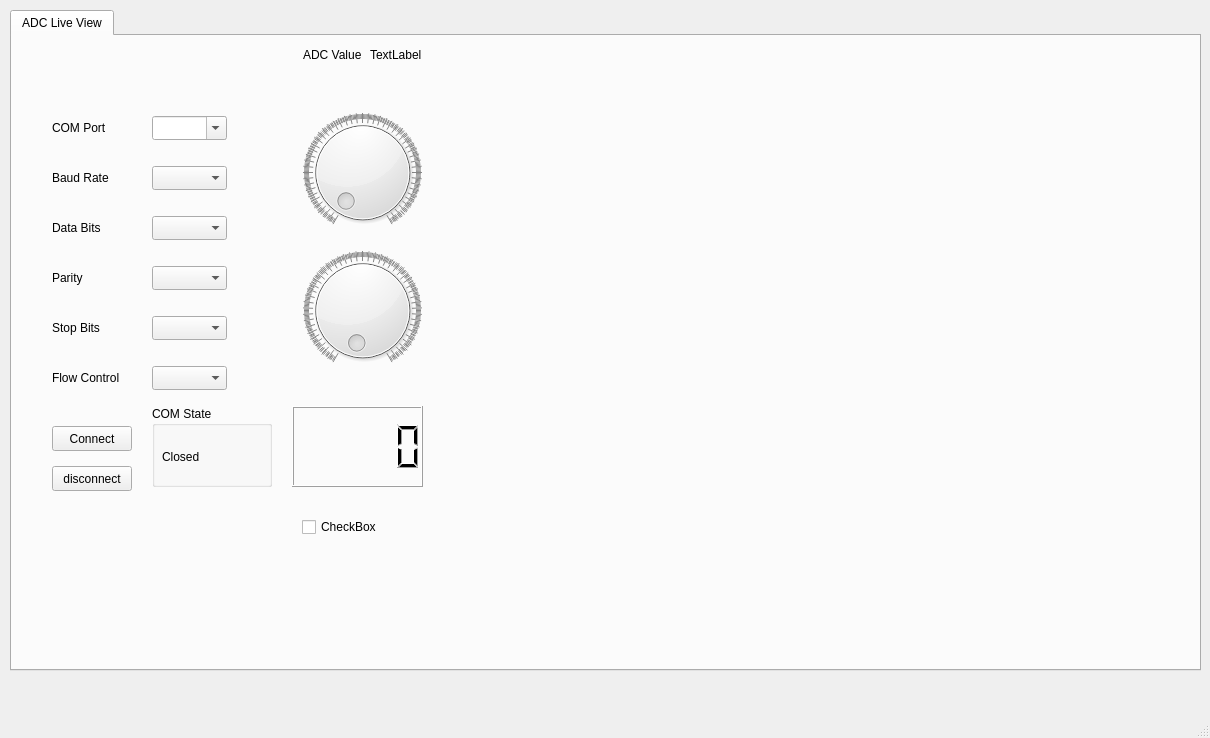
<?xml version="1.0" encoding="UTF-8"?>
<ui version="4.0">
 <class>MainWindow</class>
 <widget class="QMainWindow" name="MainWindow">
  <property name="geometry">
   <rect>
    <x>0</x>
    <y>0</y>
    <width>1210</width>
    <height>738</height>
   </rect>
  </property>
  <property name="windowTitle">
   <string>MainWindow</string>
  </property>
  <widget class="QWidget" name="centralwidget">
   <widget class="QTabWidget" name="tabWidget">
    <property name="enabled">
     <bool>true</bool>
    </property>
    <property name="geometry">
     <rect>
      <x>10</x>
      <y>10</y>
      <width>1191</width>
      <height>661</height>
     </rect>
    </property>
    <property name="currentIndex">
     <number>0</number>
    </property>
    <widget class="QWidget" name="tab">
     <attribute name="title">
      <string>ADC Live View</string>
     </attribute>
     <widget class="QCustomPlot" name="customPlot" native="true">
      <property name="geometry">
       <rect>
        <x>440</x>
        <y>10</y>
        <width>731</width>
        <height>591</height>
       </rect>
      </property>
     </widget>
     <widget class="QLCDNumber" name="lcdNumber">
      <property name="geometry">
       <rect>
        <x>280</x>
        <y>370</y>
        <width>131</width>
        <height>81</height>
       </rect>
      </property>
     </widget>
     <widget class="QDial" name="dial">
      <property name="geometry">
       <rect>
        <x>291</x>
        <y>71</y>
        <width>119</width>
        <height>131</height>
       </rect>
      </property>
      <property name="minimum">
       <number>512</number>
      </property>
      <property name="maximum">
       <number>5000</number>
      </property>
      <property name="notchesVisible">
       <bool>true</bool>
      </property>
     </widget>
     <widget class="QLabel" name="ADCValue">
      <property name="geometry">
       <rect>
        <x>291</x>
        <y>11</y>
        <width>60</width>
        <height>16</height>
       </rect>
      </property>
      <property name="text">
       <string>ADC Value</string>
      </property>
     </widget>
     <widget class="QDial" name="dial_2">
      <property name="geometry">
       <rect>
        <x>291</x>
        <y>209</y>
        <width>119</width>
        <height>131</height>
       </rect>
      </property>
      <property name="minimum">
       <number>64</number>
      </property>
      <property name="maximum">
       <number>1024</number>
      </property>
      <property name="value">
       <number>1024</number>
      </property>
      <property name="invertedAppearance">
       <bool>true</bool>
      </property>
      <property name="invertedControls">
       <bool>true</bool>
      </property>
      <property name="notchesVisible">
       <bool>true</bool>
      </property>
     </widget>
     <widget class="QLabel" name="label_2">
      <property name="geometry">
       <rect>
        <x>358</x>
        <y>11</y>
        <width>55</width>
        <height>16</height>
       </rect>
      </property>
      <property name="text">
       <string>TextLabel</string>
      </property>
     </widget>
     <widget class="QComboBox" name="COMPort">
      <property name="geometry">
       <rect>
        <x>140</x>
        <y>80</y>
        <width>75</width>
        <height>24</height>
       </rect>
      </property>
      <property name="editable">
       <bool>true</bool>
      </property>
      <property name="minimumContentsLength">
       <number>0</number>
      </property>
     </widget>
     <widget class="QComboBox" name="baudRate">
      <property name="geometry">
       <rect>
        <x>140</x>
        <y>130</y>
        <width>75</width>
        <height>24</height>
       </rect>
      </property>
     </widget>
     <widget class="QComboBox" name="dataBits">
      <property name="geometry">
       <rect>
        <x>140</x>
        <y>180</y>
        <width>75</width>
        <height>24</height>
       </rect>
      </property>
     </widget>
     <widget class="QComboBox" name="parity">
      <property name="geometry">
       <rect>
        <x>140</x>
        <y>230</y>
        <width>75</width>
        <height>24</height>
       </rect>
      </property>
     </widget>
     <widget class="QComboBox" name="stopBits">
      <property name="geometry">
       <rect>
        <x>140</x>
        <y>280</y>
        <width>75</width>
        <height>24</height>
       </rect>
      </property>
     </widget>
     <widget class="QComboBox" name="flowControl">
      <property name="geometry">
       <rect>
        <x>140</x>
        <y>330</y>
        <width>75</width>
        <height>24</height>
       </rect>
      </property>
     </widget>
     <widget class="QLabel" name="COMPortLabel">
      <property name="geometry">
       <rect>
        <x>40</x>
        <y>80</y>
        <width>75</width>
        <height>24</height>
       </rect>
      </property>
      <property name="text">
       <string>COM Port</string>
      </property>
     </widget>
     <widget class="QLabel" name="baudRateLabel">
      <property name="geometry">
       <rect>
        <x>40</x>
        <y>130</y>
        <width>75</width>
        <height>24</height>
       </rect>
      </property>
      <property name="text">
       <string>Baud Rate</string>
      </property>
     </widget>
     <widget class="QLabel" name="dataBitsLabel">
      <property name="geometry">
       <rect>
        <x>40</x>
        <y>180</y>
        <width>75</width>
        <height>24</height>
       </rect>
      </property>
      <property name="text">
       <string>Data Bits</string>
      </property>
     </widget>
     <widget class="QLabel" name="parityLabel">
      <property name="geometry">
       <rect>
        <x>40</x>
        <y>230</y>
        <width>75</width>
        <height>24</height>
       </rect>
      </property>
      <property name="text">
       <string>Parity</string>
      </property>
     </widget>
     <widget class="QLabel" name="stopBitsLabel">
      <property name="geometry">
       <rect>
        <x>40</x>
        <y>280</y>
        <width>75</width>
        <height>24</height>
       </rect>
      </property>
      <property name="text">
       <string>Stop Bits</string>
      </property>
     </widget>
     <widget class="QLabel" name="flowControlLabel">
      <property name="geometry">
       <rect>
        <x>40</x>
        <y>330</y>
        <width>75</width>
        <height>24</height>
       </rect>
      </property>
      <property name="text">
       <string>Flow Control</string>
      </property>
     </widget>
     <widget class="QPushButton" name="connect">
      <property name="geometry">
       <rect>
        <x>40</x>
        <y>390</y>
        <width>80</width>
        <height>25</height>
       </rect>
      </property>
      <property name="text">
       <string>Connect</string>
      </property>
     </widget>
     <widget class="QCheckBox" name="checkBox">
      <property name="geometry">
       <rect>
        <x>290</x>
        <y>480</y>
        <width>83</width>
        <height>22</height>
       </rect>
      </property>
      <property name="text">
       <string>CheckBox</string>
      </property>
     </widget>
     <widget class="QPushButton" name="disconnect">
      <property name="geometry">
       <rect>
        <x>40</x>
        <y>430</y>
        <width>80</width>
        <height>25</height>
       </rect>
      </property>
      <property name="text">
       <string>disconnect</string>
      </property>
     </widget>
     <widget class="QGroupBox" name="COMStateBox">
      <property name="geometry">
       <rect>
        <x>140</x>
        <y>370</y>
        <width>120</width>
        <height>81</height>
       </rect>
      </property>
      <property name="title">
       <string>COM State</string>
      </property>
      <widget class="QLabel" name="COMStateLabel">
       <property name="geometry">
        <rect>
         <x>10</x>
         <y>30</y>
         <width>101</width>
         <height>41</height>
        </rect>
       </property>
       <property name="text">
        <string>Closed</string>
       </property>
       <property name="scaledContents">
        <bool>false</bool>
       </property>
       <property name="wordWrap">
        <bool>true</bool>
       </property>
      </widget>
     </widget>
    </widget>
   </widget>
  </widget>
  <widget class="QMenuBar" name="menubar">
   <property name="geometry">
    <rect>
     <x>0</x>
     <y>0</y>
     <width>1210</width>
     <height>25</height>
    </rect>
   </property>
  </widget>
  <widget class="QStatusBar" name="statusbar"/>
 </widget>
 <customwidgets>
  <customwidget>
   <class>QCustomPlot</class>
   <extends>QWidget</extends>
   <header>qcustomplot.h</header>
   <container>1</container>
  </customwidget>
 </customwidgets>
 <resources/>
 <connections/>
</ui>
